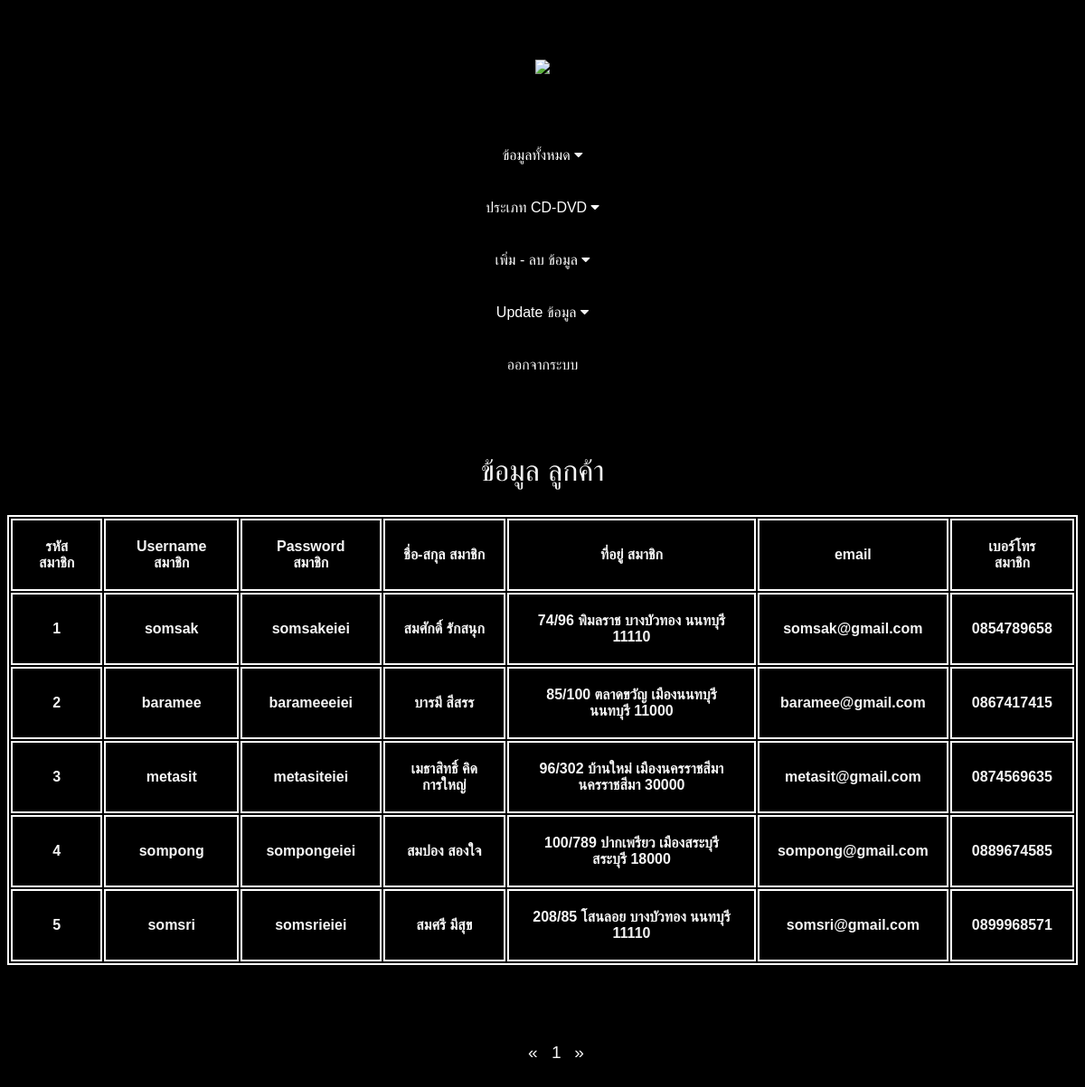
The app's page /componentadmin/customer.php (signed in) with its own data.
### componentadmin/customer.php (the view, shortened to what this page needs)
<?php include "../connect.php";
?>
<!DOCTYPE html>
<html lang="en">
<head>
    <link rel="stylesheet" href="https://cdnjs.cloudflare.com/ajax/libs/font-awesome/4.7.0/css/font-awesome.min.css">
    <link rel="stylesheet" href="../style/homeadmin.css">
    <link rel="stylesheet" href="../style/maineverypage.css">
</head>
<body>
    <header class="logo"><img src="../img/logo.png"></header>
    <nav>
        <div class="dropdown">
            <a class="dropbtn">
                <span class="icon">ข้อมูลทั้งหมด
                </span>
            </a>
        </div>
        <div class="dropdown">
            <a class="dropbtn">
                <span>ประเภท CD-DVD
                    <i class="fa fa-caret-down"></i>
                </span>
            </a>
        </div>
        <div class="dropdown">
            <a class="dropbtn">
                <span class="icon">เพิ่ม - ลบ ข้อมูล
                </span>
            </a>
        </div>
        <div class="dropdown">
            <a class="dropbtn">
                <span class="icon">Update ข้อมูล
                </span>
            </a>
        </div>
        <a href="../login-logout/logout.php">ออกจากระบบ</a>
    </nav>
    <div class="texts">ข้อมูล ลูกค้า</div>
    <?php
    $stmt = $pdo->prepare("SELECT * from สมาชิก");
    $stmt->execute();
    $num_produce=0;
        while ($row = $stmt->fetch()){
            $num_produce++;
        }
        if(isset($_GET['page'])){
            $page=$_GET['page'];
        }else{
            $page=1;
        }
        $record_show = 10;
        $offset = ($page - 1) * $record_show;
        $page_total = ceil($num_produce/$record_show);
    ?>
    <table class="center">
        <tr>
            <th>รหัส สมาชิก</th>
            <th>Username สมาชิก</th>
            <th>Password สมาชิก</th>
            <th>ชื่อ-สกุล สมาชิก</th>
            <th>ที่อยู่ สมาชิก</th>
            <th>email</th>
            <th>เบอร์โทร สมาชิก</th>
        </tr>
        <?php
    $stmt = $pdo->prepare("SELECT * from สมาชิก limit $offset,$record_show");
    $stmt->execute();
    while($row = $stmt->fetch()) : ?>
        <tr>
            <th><?=$row["รหัส_สมาชิก"]?></th>
            <th><?=$row["Username_สมาชิก"]?></th>
            <th><?=$row["Password_สมาชิก"]?></th>
            <th><?=$row["ชื่อ_สกุล_สมาชิก"]?></th>
            <th><?=$row["ที่อยู่_สมาชิก"]?></th>
            <th><?=$row["email"]?></th>
            <th><?=$row["เบอร์โทร_สมาชิก"]?></th>
        </tr>
        <?php endwhile ?>
    </table>
    <nav aria-label="Page navigation example">
        <ul class="pagination justify-content-center">
            <li class="page-item <?=$page >1 ? '' : 'disabled' ?>">
                <a class="page-link" href="?page=<?=$page-1?>" aria-label="Previous">
                    <span aria-hidden="true">&laquo;</span>
                </a>
            </li>
            <?php for($i=1; $i <= $page_total; $i++):?>
            <li class="page-item"><a class="page-link" href="?page=<?=$i?>"><?=$i?></a></li>
            <?php endfor?>
            <li class="page-item <?=$page < $page_total ? '' : 'disabled' ?>">
                <a class="page-link" href="?page=<?=$page+1?>" aria-label="Next">
                    <span aria-hidden="true">&raquo;</span>
                </a>
            </li>
        </ul>
    </nav>
</body>
</html>

### style/homeadmin.css (style rules this page uses)
table { border: 2px solid white; margin-bottom: 50px; }
tr, th, td { border: 2px solid white; padding: 20px; text-align: center; }
table.center { margin-left: auto; margin-right: auto; margin-top: 30px; }
.texts { margin-top: 50px; font-size: 2em; text-align: center; }
nav > ul > li { list-style-type: none; display: inline; }
nav > ul > li > a { color: whitesmoke; text-decoration: none; margin-right: 10px; font-size: larger; }

### style/maineverypage.css (style rules this page uses)
body { background-color: black; color: whitesmoke; }
* { font-family: Arial, Helvetica, sans-serif; }
header { padding-top: 30px; padding-bottom: 30px; font-size: 3em; text-align: center; color: red; font-weight: bold; }
nav { text-align: center; padding-top: 20px; padding-bottom: 20px; }
nav > a { text-decoration: none; color: whitesmoke; padding-top: 20px; padding-bottom: 20px; margin-left: 20px; margin-right: 20px; padding-left: 10px; padding-right: 10px; }
.dropbtn { color: white; font-size: 16px; border: none; padding-top: 20px; padding-bottom: 20px; margin-left: 20px; margin-right: 20px; padding-left: 10px; padding-right: 10px; }
.dropdown { position: relative; display: inline-block; cursor: pointer; padding-left: 10px; padding-right: 10px; }
.icon::after { content: "\f0d7"; color: #f1f1f1; font-family: FontAwesome; }
.logo > img { width: 180px; }
@media (max-width: 1431px) { nav > a { display: block; } }
@media (max-width: 1431px) { .dropbtn { display: block; } }
@media (max-width: 1431px) { nav > .dropdown { margin-right: 30%; margin-left: 30%; position: static; } }

### records on screen
สมาชิก: value "1", value "somsak", value "somsakeiei", value "สมศักดิ์ รักสนุก", value "74/96 พิมลราช บางบัวทอง นนทบุรี 11110", email "somsak@gmail.com", value "0854789658"
สมาชิก: value "2", value "baramee", value "barameeeiei", value "บารมี สีสรร", value "85/100 ตลาดขวัญ เมืองนนทบุรี นนทบุรี 11000", email "baramee@gmail.com", value "0867417415"
สมาชิก: value "3", value "metasit", value "metasiteiei", value "เมธาสิทธิ์ คิดการใหญ่", value "96/302 บ้านใหม่ เมืองนครราชสีมา นครราชสีมา 30000", email "metasit@gmail.com", value "0874569635"
สมาชิก: value "4", value "sompong", value "sompongeiei", value "สมปอง สองใจ", value "100/789 ปากเพรียว เมืองสระบุรี สระบุรี 18000", email "sompong@gmail.com", value "0889674585"
สมาชิก: value "5", value "somsri", value "somsrieiei", value "สมศรี มีสุข", value "208/85 โสนลอย บางบัวทอง นนทบุรี 11110", email "somsri@gmail.com", value "0899968571"
